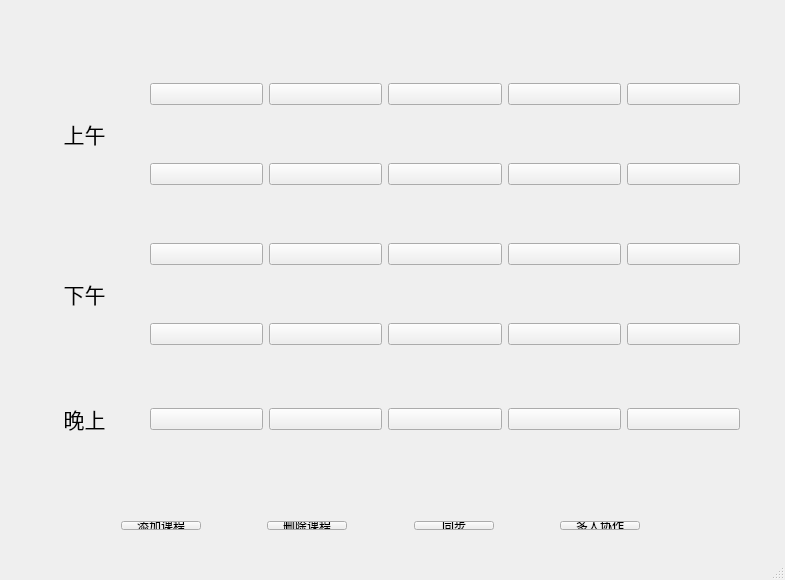
<?xml version="1.0" encoding="UTF-8"?>
<ui version="4.0">
 <class>NotebookClass</class>
 <widget class="QMainWindow" name="NotebookClass">
  <property name="geometry">
   <rect>
    <x>0</x>
    <y>0</y>
    <width>785</width>
    <height>580</height>
   </rect>
  </property>
  <property name="windowTitle">
   <string>Notebook</string>
  </property>
  <widget class="QWidget" name="centralWidget">
   <widget class="QWidget" name="horizontalLayoutWidget">
    <property name="geometry">
     <rect>
      <x>110</x>
      <y>510</y>
      <width>541</width>
      <height>31</height>
     </rect>
    </property>
    <layout class="QHBoxLayout" name="horizontalLayout">
     <item>
      <widget class="QPushButton" name="addCourseButton">
       <property name="text">
        <string>添加课程</string>
       </property>
      </widget>
     </item>
     <item>
      <spacer name="horizontalSpacer_3">
       <property name="orientation">
        <enum>Qt::Horizontal</enum>
       </property>
       <property name="sizeHint" stdset="0">
        <size>
         <width>40</width>
         <height>20</height>
        </size>
       </property>
      </spacer>
     </item>
     <item>
      <widget class="QPushButton" name="deleteCourseButton">
       <property name="text">
        <string>删除课程</string>
       </property>
      </widget>
     </item>
     <item>
      <spacer name="horizontalSpacer">
       <property name="orientation">
        <enum>Qt::Horizontal</enum>
       </property>
       <property name="sizeHint" stdset="0">
        <size>
         <width>40</width>
         <height>20</height>
        </size>
       </property>
      </spacer>
     </item>
     <item>
      <widget class="QPushButton" name="synchronizeButton">
       <property name="text">
        <string>同步</string>
       </property>
      </widget>
     </item>
     <item>
      <spacer name="horizontalSpacer_2">
       <property name="orientation">
        <enum>Qt::Horizontal</enum>
       </property>
       <property name="sizeHint" stdset="0">
        <size>
         <width>40</width>
         <height>18</height>
        </size>
       </property>
      </spacer>
     </item>
     <item>
      <widget class="QPushButton" name="teamworkButton">
       <property name="text">
        <string>多人协作</string>
       </property>
      </widget>
     </item>
    </layout>
   </widget>
   <widget class="QWidget" name="gridLayoutWidget">
    <property name="geometry">
     <rect>
      <x>20</x>
      <y>20</y>
      <width>731</width>
      <height>481</height>
     </rect>
    </property>
    <layout class="QGridLayout" name="gridLayout">
     <item row="4" column="0">
      <widget class="QLabel" name="label_3">
       <property name="font">
        <font>
         <family>微软雅黑</family>
         <pointsize>16</pointsize>
        </font>
       </property>
       <property name="text">
        <string>      晚上</string>
       </property>
      </widget>
     </item>
     <item row="4" column="1">
      <widget class="QPushButton" name="pushButton_21">
       <property name="text">
        <string/>
       </property>
      </widget>
     </item>
     <item row="2" column="0" rowspan="2">
      <widget class="QLabel" name="label">
       <property name="font">
        <font>
         <family>微软雅黑</family>
         <pointsize>16</pointsize>
        </font>
       </property>
       <property name="text">
        <string>      下午</string>
       </property>
      </widget>
     </item>
     <item row="2" column="2">
      <widget class="QPushButton" name="pushButton_12">
       <property name="text">
        <string/>
       </property>
      </widget>
     </item>
     <item row="0" column="4">
      <widget class="QPushButton" name="pushButton_4">
       <property name="text">
        <string/>
       </property>
      </widget>
     </item>
     <item row="2" column="4">
      <widget class="QPushButton" name="pushButton_14">
       <property name="text">
        <string/>
       </property>
      </widget>
     </item>
     <item row="3" column="5">
      <widget class="QPushButton" name="pushButton_20">
       <property name="text">
        <string/>
       </property>
      </widget>
     </item>
     <item row="1" column="2">
      <widget class="QPushButton" name="pushButton_7">
       <property name="text">
        <string/>
       </property>
      </widget>
     </item>
     <item row="4" column="3">
      <widget class="QPushButton" name="pushButton_23">
       <property name="text">
        <string/>
       </property>
      </widget>
     </item>
     <item row="2" column="3">
      <widget class="QPushButton" name="pushButton_13">
       <property name="text">
        <string/>
       </property>
      </widget>
     </item>
     <item row="3" column="1">
      <widget class="QPushButton" name="pushButton_16">
       <property name="text">
        <string/>
       </property>
      </widget>
     </item>
     <item row="2" column="1">
      <widget class="QPushButton" name="pushButton_11">
       <property name="text">
        <string/>
       </property>
      </widget>
     </item>
     <item row="1" column="3">
      <widget class="QPushButton" name="pushButton_8">
       <property name="text">
        <string/>
       </property>
      </widget>
     </item>
     <item row="1" column="5">
      <widget class="QPushButton" name="pushButton_10">
       <property name="text">
        <string/>
       </property>
      </widget>
     </item>
     <item row="0" column="1">
      <widget class="QPushButton" name="pushButton_1">
       <property name="text">
        <string/>
       </property>
      </widget>
     </item>
     <item row="2" column="5">
      <widget class="QPushButton" name="pushButton_15">
       <property name="text">
        <string/>
       </property>
      </widget>
     </item>
     <item row="4" column="2">
      <widget class="QPushButton" name="pushButton_22">
       <property name="text">
        <string/>
       </property>
      </widget>
     </item>
     <item row="1" column="4">
      <widget class="QPushButton" name="pushButton_9">
       <property name="text">
        <string/>
       </property>
      </widget>
     </item>
     <item row="1" column="1">
      <widget class="QPushButton" name="pushButton_6">
       <property name="text">
        <string/>
       </property>
      </widget>
     </item>
     <item row="0" column="5">
      <widget class="QPushButton" name="pushButton_5">
       <property name="text">
        <string/>
       </property>
      </widget>
     </item>
     <item row="3" column="2">
      <widget class="QPushButton" name="pushButton_17">
       <property name="text">
        <string/>
       </property>
      </widget>
     </item>
     <item row="3" column="3">
      <widget class="QPushButton" name="pushButton_18">
       <property name="text">
        <string/>
       </property>
      </widget>
     </item>
     <item row="4" column="5">
      <widget class="QPushButton" name="pushButton_25">
       <property name="text">
        <string/>
       </property>
      </widget>
     </item>
     <item row="0" column="2">
      <widget class="QPushButton" name="pushButton_2">
       <property name="text">
        <string/>
       </property>
      </widget>
     </item>
     <item row="0" column="3">
      <widget class="QPushButton" name="pushButton_3">
       <property name="text">
        <string/>
       </property>
      </widget>
     </item>
     <item row="3" column="4">
      <widget class="QPushButton" name="pushButton_19">
       <property name="text">
        <string/>
       </property>
      </widget>
     </item>
     <item row="4" column="4">
      <widget class="QPushButton" name="pushButton_24">
       <property name="text">
        <string/>
       </property>
      </widget>
     </item>
     <item row="0" column="0" rowspan="2">
      <widget class="QLabel" name="label_2">
       <property name="font">
        <font>
         <family>微软雅黑</family>
         <pointsize>16</pointsize>
        </font>
       </property>
       <property name="text">
        <string>      上午</string>
       </property>
      </widget>
     </item>
    </layout>
   </widget>
  </widget>
  <widget class="QStatusBar" name="statusBar"/>
 </widget>
 <layoutdefault spacing="6" margin="11"/>
 <resources>
  <include location="Notebook.qrc"/>
 </resources>
 <connections>
  <connection>
   <sender>addCourseButton</sender>
   <signal>clicked()</signal>
   <receiver>NotebookClass</receiver>
   <slot>addcourse()</slot>
   <hints>
    <hint type="sourcelabel">
     <x>149</x>
     <y>524</y>
    </hint>
    <hint type="destinationlabel">
     <x>151</x>
     <y>547</y>
    </hint>
   </hints>
  </connection>
  <connection>
   <sender>deleteCourseButton</sender>
   <signal>clicked()</signal>
   <receiver>NotebookClass</receiver>
   <slot>deletecourse()</slot>
   <hints>
    <hint type="sourcelabel">
     <x>300</x>
     <y>532</y>
    </hint>
    <hint type="destinationlabel">
     <x>301</x>
     <y>546</y>
    </hint>
   </hints>
  </connection>
  <connection>
   <sender>synchronizeButton</sender>
   <signal>clicked()</signal>
   <receiver>NotebookClass</receiver>
   <slot>synchronize()</slot>
   <hints>
    <hint type="sourcelabel">
     <x>445</x>
     <y>524</y>
    </hint>
    <hint type="destinationlabel">
     <x>446</x>
     <y>547</y>
    </hint>
   </hints>
  </connection>
 </connections>
 <slots>
  <slot>addcourse()</slot>
  <slot>deletecourse()</slot>
  <slot>synchronize()</slot>
 </slots>
</ui>
